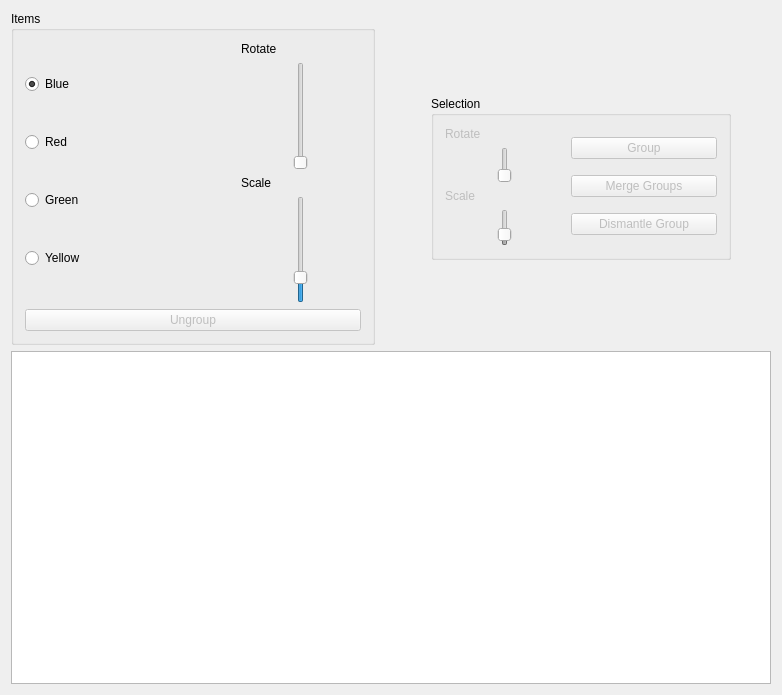
<?xml version="1.0" encoding="UTF-8"?>
<ui version="4.0">
 <class>Widget</class>
 <widget class="QWidget" name="Widget">
  <property name="geometry">
   <rect>
    <x>0</x>
    <y>0</y>
    <width>782</width>
    <height>695</height>
   </rect>
  </property>
  <property name="windowTitle">
   <string>Widget</string>
  </property>
  <layout class="QVBoxLayout" name="verticalLayout_2">
   <item>
    <layout class="QHBoxLayout" name="horizontalLayout">
     <item>
      <widget class="QGroupBox" name="groupBox_2">
       <property name="title">
        <string>Items</string>
       </property>
       <layout class="QVBoxLayout" name="verticalLayout_6">
        <item>
         <layout class="QHBoxLayout" name="horizontalLayout_3">
          <item>
           <layout class="QVBoxLayout" name="verticalLayout_4">
            <item>
             <widget class="QRadioButton" name="blue">
              <property name="text">
               <string>Blue</string>
              </property>
              <property name="checked">
               <bool>true</bool>
              </property>
              <attribute name="buttonGroup">
               <string>buttonGroup</string>
              </attribute>
             </widget>
            </item>
            <item>
             <widget class="QRadioButton" name="red">
              <property name="text">
               <string>Red</string>
              </property>
              <attribute name="buttonGroup">
               <string>buttonGroup</string>
              </attribute>
             </widget>
            </item>
            <item>
             <widget class="QRadioButton" name="green">
              <property name="text">
               <string>Green</string>
              </property>
              <attribute name="buttonGroup">
               <string>buttonGroup</string>
              </attribute>
             </widget>
            </item>
            <item>
             <widget class="QRadioButton" name="yellow">
              <property name="text">
               <string>Yellow</string>
              </property>
              <attribute name="buttonGroup">
               <string>buttonGroup</string>
              </attribute>
             </widget>
            </item>
           </layout>
          </item>
          <item>
           <layout class="QVBoxLayout" name="verticalLayout_5">
            <item>
             <widget class="QLabel" name="label_3">
              <property name="text">
               <string>Rotate</string>
              </property>
             </widget>
            </item>
            <item>
             <widget class="QSlider" name="rotateItem">
              <property name="enabled">
               <bool>true</bool>
              </property>
              <property name="minimumSize">
               <size>
                <width>120</width>
                <height>0</height>
               </size>
              </property>
              <property name="maximum">
               <number>360</number>
              </property>
              <property name="orientation">
               <enum>BobUI::Horizontal</enum>
              </property>
             </widget>
            </item>
            <item>
             <widget class="QLabel" name="label_4">
              <property name="text">
               <string>Scale</string>
              </property>
             </widget>
            </item>
            <item>
             <widget class="QSlider" name="scaleItem">
              <property name="enabled">
               <bool>true</bool>
              </property>
              <property name="minimumSize">
               <size>
                <width>120</width>
                <height>0</height>
               </size>
              </property>
              <property name="minimum">
               <number>5</number>
              </property>
              <property name="maximum">
               <number>30</number>
              </property>
              <property name="value">
               <number>10</number>
              </property>
              <property name="orientation">
               <enum>BobUI::Horizontal</enum>
              </property>
             </widget>
            </item>
           </layout>
          </item>
         </layout>
        </item>
        <item>
         <widget class="QPushButton" name="ungroup">
          <property name="enabled">
           <bool>false</bool>
          </property>
          <property name="text">
           <string>Ungroup</string>
          </property>
         </widget>
        </item>
       </layout>
      </widget>
     </item>
     <item>
      <spacer name="horizontalSpacer">
       <property name="orientation">
        <enum>BobUI::Horizontal</enum>
       </property>
       <property name="sizeType">
        <enum>QSizePolicy::Fixed</enum>
       </property>
       <property name="sizeHint" stdset="0">
        <size>
         <width>50</width>
         <height>20</height>
        </size>
       </property>
      </spacer>
     </item>
     <item>
      <widget class="QGroupBox" name="groupBox">
       <property name="enabled">
        <bool>true</bool>
       </property>
       <property name="minimumSize">
        <size>
         <width>300</width>
         <height>164</height>
        </size>
       </property>
       <property name="maximumSize">
        <size>
         <width>300</width>
         <height>164</height>
        </size>
       </property>
       <property name="title">
        <string>Selection</string>
       </property>
       <layout class="QHBoxLayout" name="horizontalLayout_2">
        <item>
         <layout class="QVBoxLayout" name="verticalLayout">
          <item>
           <widget class="QLabel" name="label">
            <property name="enabled">
             <bool>false</bool>
            </property>
            <property name="text">
             <string>Rotate</string>
            </property>
           </widget>
          </item>
          <item>
           <widget class="QSlider" name="rotate">
            <property name="enabled">
             <bool>false</bool>
            </property>
            <property name="minimumSize">
             <size>
              <width>120</width>
              <height>0</height>
             </size>
            </property>
            <property name="maximum">
             <number>360</number>
            </property>
            <property name="orientation">
             <enum>BobUI::Horizontal</enum>
            </property>
           </widget>
          </item>
          <item>
           <widget class="QLabel" name="label_2">
            <property name="enabled">
             <bool>false</bool>
            </property>
            <property name="text">
             <string>Scale</string>
            </property>
           </widget>
          </item>
          <item>
           <widget class="QSlider" name="scale">
            <property name="enabled">
             <bool>false</bool>
            </property>
            <property name="minimumSize">
             <size>
              <width>120</width>
              <height>0</height>
             </size>
            </property>
            <property name="minimum">
             <number>5</number>
            </property>
            <property name="maximum">
             <number>30</number>
            </property>
            <property name="value">
             <number>10</number>
            </property>
            <property name="orientation">
             <enum>BobUI::Horizontal</enum>
            </property>
           </widget>
          </item>
         </layout>
        </item>
        <item>
         <layout class="QVBoxLayout" name="verticalLayout_3">
          <item>
           <widget class="QPushButton" name="group">
            <property name="enabled">
             <bool>false</bool>
            </property>
            <property name="text">
             <string>Group</string>
            </property>
           </widget>
          </item>
          <item>
           <widget class="QPushButton" name="merge">
            <property name="enabled">
             <bool>false</bool>
            </property>
            <property name="text">
             <string>Merge Groups</string>
            </property>
           </widget>
          </item>
          <item>
           <widget class="QPushButton" name="dismantle">
            <property name="enabled">
             <bool>false</bool>
            </property>
            <property name="text">
             <string>Dismantle Group</string>
            </property>
           </widget>
          </item>
         </layout>
        </item>
       </layout>
      </widget>
     </item>
     <item>
      <spacer name="horizontalSpacer_2">
       <property name="orientation">
        <enum>BobUI::Horizontal</enum>
       </property>
       <property name="sizeHint" stdset="0">
        <size>
         <width>40</width>
         <height>20</height>
        </size>
       </property>
      </spacer>
     </item>
    </layout>
   </item>
   <item>
    <widget class="QGraphicsView" name="view"/>
   </item>
  </layout>
 </widget>
 <layoutdefault spacing="6" margin="11"/>
 <resources/>
 <connections/>
 <buttongroups>
  <buttongroup name="buttonGroup"/>
 </buttongroups>
</ui>
